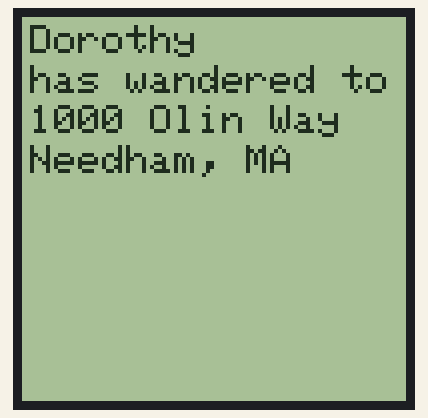
Recording of a sketch running on a simulated Arduino Uno, built with avr-gcc and run on an emulated ATmega328P. Shown: 96×96 one-colour display. What the sketch prints to the serial monitor is not drawn.

Above: at 0.1 s.

Measured:
- what the display in image 0 shows lasts 10.0 s, from 0.1 s to 10.1 s

The sketch:

lcd_display.ino
```cpp
#include <Adafruit_GFX.h>
#include <Adafruit_SharpMem.h>

// any pins can be used
#define SCK 10
#define MOSI 9
#define SS 8

Adafruit_SharpMem display(SCK, MOSI, SS);

#define BLACK 0
#define WHITE 1

char alz_name[] = "Dorothy";
char alz_add_1[] = "1000 Olin Way";
char alz_add_2[] = "Needham, MA";
int care_alz_dir = 300;
int care_dir_face = 200;

void setup(void)
{
  Serial.begin(9600);
  Serial.println("Hello!");

  // start & clear the display
  display.begin();
  display.clearDisplay();

  display.setTextSize(1);
  display.setTextColor(BLACK);
  display.setCursor(2,2);
  display.println(alz_name);
  display.setCursor(2,12);
  display.println("has wandered to");
  display.setCursor(2,22);
  display.println(alz_add_1);
  display.setCursor(2,32);
  display.println(alz_add_2);
  display.println();
  display.refresh();
  delay(10000);
  display.clearDisplay();

}

void loop(void)
{
  // Screen must be refreshed at least once per second
  display.refresh();
  delay(500);
}
```
